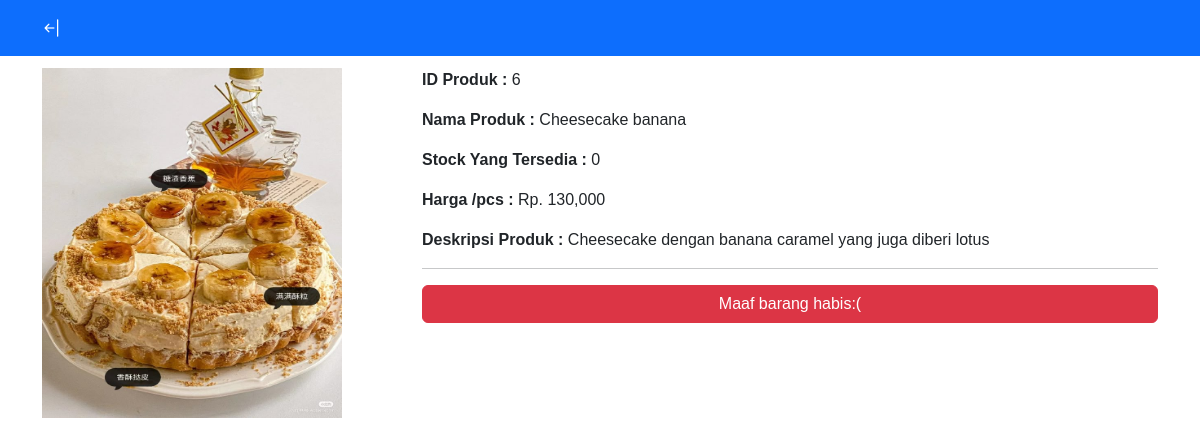
The app's page /stok/beli.php?id_produk=6 with its own data.
### tables this page shows
CREATE TABLE `produk` (
  `id_produk` int(11) NOT NULL,
  `nama_produk` varchar(255) NOT NULL,
  `harga` int(100) NOT NULL,
  `stok` int(11) NOT NULL,
  `terakhir_direstok` date NOT NULL,
  `barang_terjual` int(11) NOT NULL,
  `deskripsi` text NOT NULL,
  `foto` varchar(255) NOT NULL
);

### stok/beli.php (the view, shortened to what this page needs)
<?php
include "../koneksi.php";
include "../transaksi/header.php";
if(isset($_GET['id_produk'])) {
    $id_produk = $_GET['id_produk'];
    $query = mysqli_query($conn, "SELECT * FROM produk WHERE id_produk = '$id_produk'");
    $data = mysqli_fetch_array($query);
}
?>
<div class="container mt-5">
    <div class="row">
            <div class="col-4">
                <img src="../assets/produk/<?php echo $data['foto']?>" alt="" style="height:350px; width:300px;">
            </div>
            <div class="col-8">
                <p><b>ID Produk : </b><?php echo $data['id_produk'] ?></p>
                <p><b>Nama Produk : </b><?php echo $data['nama_produk'] ?></p>
                <p><b>Stock Yang Tersedia : </b><?php echo $data['stok'] ?></p>
                <p><b>Harga /pcs : </b>Rp. <?php echo number_format($data['harga']) ?></p>
                <p><b>Deskripsi Produk : </b><?php echo $data['deskripsi'] ?></p>
                <hr>
                        <?php
                        if($data['stok'] <= 0) {
                            ?>
                            <div class="d-grid gap-2 mt-1">
                            <input type="submit" class="btn btn-danger" value="Maaf barang habis:(">
                            </div>
                            <?php
                        }
                        ?>
                    </div>
            </div>
    </div>

### assets/style/style_n.css (style rules this page uses)
body { font-family: "Patrick Hand", cursive; }

### transaksi/header.php (style rules this page uses)
body { padding: 20px; font-family: arial; }

### records on screen
produk: foto (picture), id_produk "6", nama_produk "Cheesecake banana", stok "0", harga "130,000", deskripsi "Cheesecake dengan banana caramel yang juga diberi lotus"
